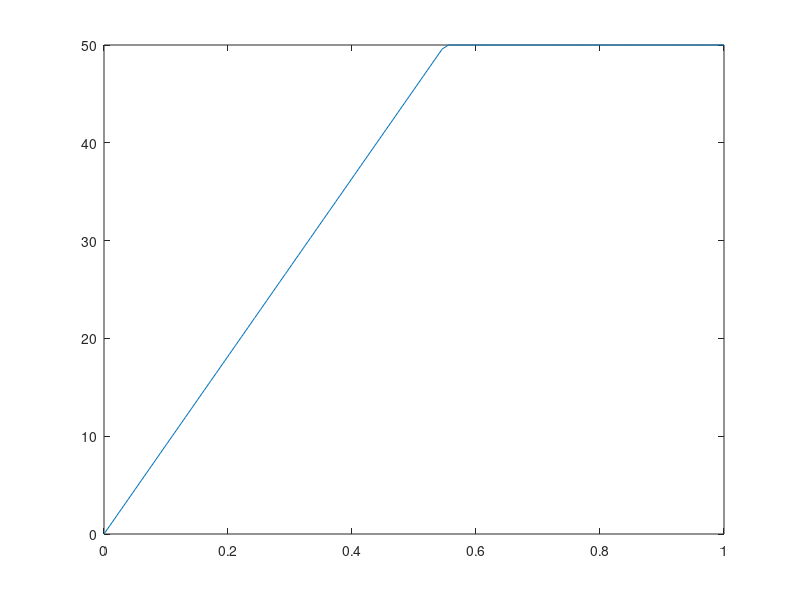

The MATLAB script that drew this image:
clear all;
close all;
clc;

inscribed_radius = 0.275;

% nominal cost scale when far from the goal, e.g., 50
yn = 50;
xn = 2 * inscribed_radius;

% cost scale when at the goal
y0 = 0;
x0 = 0;

% slope of the linear function
a = yn / xn;

% plotting
x = linspace(0.0, 1.0, 100);
y = a * x;
% trim
y = min(y, 50);
y = max(y, 0);

plot(x, y)